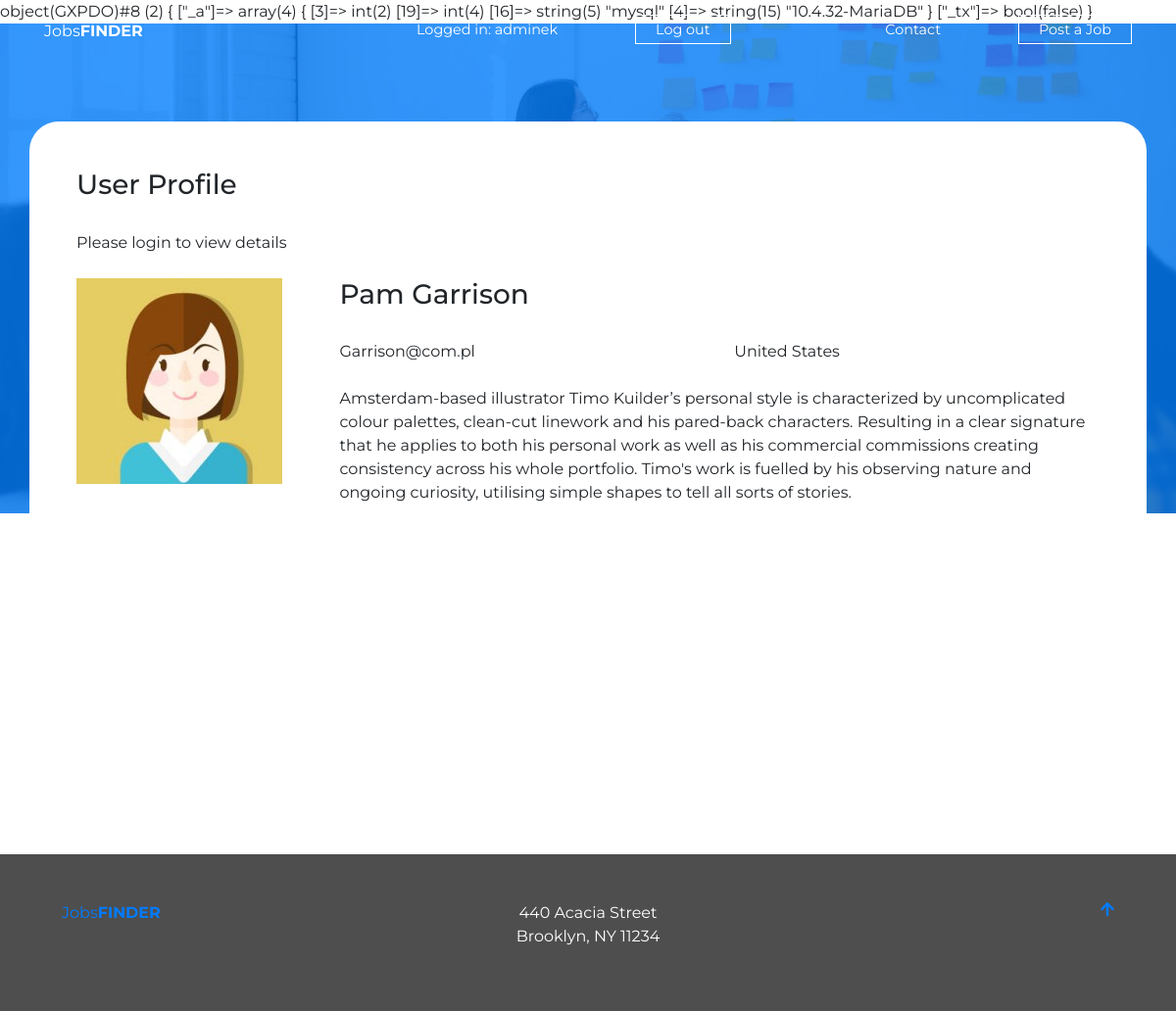
The page /?action=profile&id=12 (signed in) on the database its author committed.
### tables this page shows
CREATE TABLE `users` (
  `id` int(11) NOT NULL,
  `username` varchar(50) NOT NULL,
  `password` varchar(255) NOT NULL,
  `email` varchar(100) DEFAULT NULL,
  `userGrants` int(5) NOT NULL,
  `description` varchar(1000) NOT NULL,
  `country` varchar(30) NOT NULL
);

### src/View.php (called while the page is built, shortened)
<?php
class View
{
  public function render(string $page, array $params): void
  {
    require_once("templates/layout.php");
  }
}

### src/Controller.php (called while the page is built, shortened)
<?php
require_once("src/Database.php");
class Controller
{
    private Database $database;
    private array $request;
    private View $view;
    private static array $configuration = [];
    public static function initConfiguration(array $configuration): void
    {
        self::$configuration = $configuration;
    }
    public function __construct(array $request)
    {
        $this->database = new Database(self::$configuration['db']);
        $this->request = $request;
        $this->view = new View();
    }
    public function action(): string
    {
        $data = $this->getReqGet();
        return $data['action'] ??  self::DEFAULT_ACTION;
    }
    public function run(): void
    {
        $action = $this->action();
        $viewParams = [];
        switch ($action) {
            case 'profile':
                $page = 'profile';
                $data = $this->getReqGet();
                $profile =  $this->database->getUsersProfile((int) $data['id']);
                $viewParams = $profile;
                break;
        }
        $this->view->render($page, $viewParams);
    }
    private function getReqGet(): array
    {
        return $this->request['get'] ?? [];
    }
}

### index.php (called while the page is built, shortened)
<?php
require_once('src/View.php');
require_once('src/Controller.php');
$request = [
  'get' => $_GET,
  'post' => $_POST
];
try {
  $controller = new Controller($request);
  $controller->run();
} catch (Exception $e) {
  echo '<h1>' . $e->getMessage() . '</h1>';
}

### src/Database.php (called while the page is built, shortened)
<?php
class Database
{
    private ?PDO $conn = null;
    public function getUsersProfile(int $id)
    {
        $query = "SELECT id,username,description,email, country FROM users WHERE id = $id";
        $result = $this->conn->query($query);
        $user = $result->fetchAll(PDO::FETCH_ASSOC);
        return $user;
    }
    private function createConn(array $config): void
    {
        $dsn = "mysql:dbname={$config['database']};host={$config['host']}";
        $check = $this->conn = new \PDO(
            $dsn,
            $config['user'],
            $config['password']
        );
        var_dump($check);
    }
    private function validateConfig(array $config): void
    {
        $dsn = "mysql:dbname={$config['database']};host={$config['host']}";
        $this->conn = new \PDO(
            $dsn,
            $config['user'],
            $config['password'],
            [
                \PDO::ATTR_ERRMODE => \PDO::ERRMODE_EXCEPTION
            ]
        );
    }
}

### templates/pages/profile.php (the view, shortened to what this page needs)
<section class="content">
    <div class="container content__wrap  p-5">
        <div class="row ">
            <div class="col-12">
                <h3>User Profile</h3>
            </div><br>
            <?php
            echo "<div class='col-12'>Please login to view details</div><br><br>";
            if (!empty($_SESSION['id'])) : ?>
                <div class="container">
                    <div class="row">
                        <div class="col-12 col-md-3">
                            <img src="/public/images/user1.jpg" alt="">
                        </div>
                        <div class="col-12 col-md-9">
                            <h3><?php echo $params['0']['username'];?></h3>
                        <div class="row">
                            <div class="col-6"><?php echo $params['0']['email'];?></div>
                            <div class="col-6"><?php echo $params['0']['country'];?></div><br><br>
                            <div class="col-12"><?php echo $params['0']['description'];?></div>
                        </div>
                        </div>
                    </div>
                </div>
            <?php endif; ?>
        </div>
    </div>
</section>

### public/css/styles.css (style rules this page uses)
html, body, div, span, applet, object, iframe, h1, h2, h3, h4, h5, h6, p, blockquote, pre, a, abbr, acronym, address, big, cite, code, del, dfn, em, img, ins, kbd, q, s, samp, small, strike, strong, sub, sup, tt, var, b, u, i, center, dl, dt, dd, ol, ul, li, fieldset, form, label, legend, table, caption, tbody, tfoot, thead, tr, th, td, article, aside, canvas, details, embed, figure, figcaption, footer, header, hgroup, menu, nav, output, ruby, section, summary, time, mark, audio, video { margin: 0; padding: 0; border: 0; font-size: 100%; font: inherit; vertical-align: baseline; }
article, aside, details, figcaption, figure, footer, header, hgroup, menu, nav, section { display: block; }
body { line-height: 1; background: red; position: relative; font-family: 'Montserrat', sans-serif !important; }
html { scroll-behavior: smooth; }
.content { width: 100%; top: 100px; margin-top: -400px; }
.content__wrap { position: relative; min-height: 700px; border-radius: 30px; background: white; }
.content h3 { margin-bottom: 30px; }

### rows shown on the page
users: username "Pam Garrison", email "Garrison@com.pl", country "United States", description "Amsterdam-based illustrator Timo Kuilder’s personal style is characterized by uncomplicated colour palettes, clean-cut linework and his pared-back characters. Resulting in a clear signature that he applies to both his personal work as well as his commercial commissions creating consistency across his whole portfolio. Timo's work is fuelled by his observing nature and ongoing curiosity, utilising simple shapes to tell all sorts of stories."

### other values the page prints
$_SESSION['name'] "adminek"
